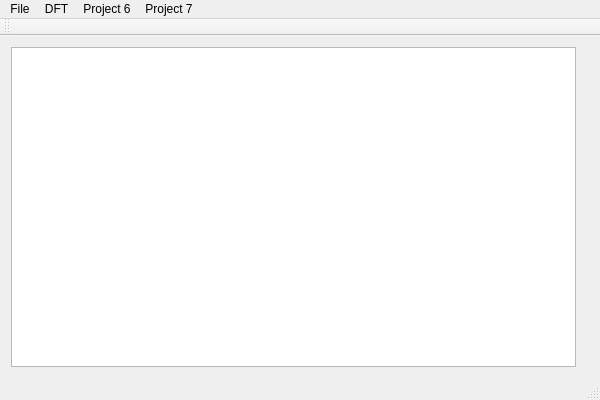
<?xml version="1.0" encoding="UTF-8"?>
<ui version="4.0">
 <class>MainWindow</class>
 <widget class="QMainWindow" name="MainWindow">
  <property name="geometry">
   <rect>
    <x>0</x>
    <y>0</y>
    <width>600</width>
    <height>400</height>
   </rect>
  </property>
  <property name="sizePolicy">
   <sizepolicy hsizetype="MinimumExpanding" vsizetype="MinimumExpanding">
    <horstretch>0</horstretch>
    <verstretch>0</verstretch>
   </sizepolicy>
  </property>
  <property name="windowTitle">
   <string>MainWindow</string>
  </property>
  <widget class="QWidget" name="centralWidget">
   <layout class="QHBoxLayout" name="horizontalLayout">
    <item>
     <layout class="QVBoxLayout" name="verticalLayout">
      <item>
       <widget class="QPlainTextEdit" name="plainTextEdit"/>
      </item>
     </layout>
    </item>
    <item>
     <widget class="QLabel" name="imageLabel">
      <property name="text">
       <string/>
      </property>
     </widget>
    </item>
   </layout>
  </widget>
  <widget class="QToolBar" name="mainToolBar">
   <attribute name="toolBarArea">
    <enum>TopToolBarArea</enum>
   </attribute>
   <attribute name="toolBarBreak">
    <bool>false</bool>
   </attribute>
  </widget>
  <widget class="QStatusBar" name="statusBar"/>
  <widget class="QMenuBar" name="menuBar">
   <property name="geometry">
    <rect>
     <x>0</x>
     <y>0</y>
     <width>600</width>
     <height>25</height>
    </rect>
   </property>
   <widget class="QMenu" name="menuHi_Buddy">
    <property name="title">
     <string>File</string>
    </property>
    <addaction name="actionOpen"/>
    <addaction name="separator"/>
    <addaction name="actionQuit"/>
   </widget>
   <widget class="QMenu" name="menuDFT">
    <property name="title">
     <string>DFT</string>
    </property>
    <widget class="QMenu" name="menuPart_A">
     <property name="title">
      <string>Part A</string>
     </property>
     <addaction name="actionSine_wave"/>
     <addaction name="actionCosine_wave"/>
     <addaction name="actionSummed_sine_cosine"/>
     <addaction name="actionSignal_from_file"/>
    </widget>
    <addaction name="menuPart_A"/>
   </widget>
   <widget class="QMenu" name="menuProject_6">
    <property name="title">
     <string>Project 6</string>
    </property>
    <addaction name="actionGenerate_sinusoid_image"/>
   </widget>
   <widget class="QMenu" name="menuProject_8">
    <property name="title">
     <string>Project 7</string>
    </property>
    <addaction name="action1D_Low_Pass"/>
   </widget>
   <addaction name="menuHi_Buddy"/>
   <addaction name="menuDFT"/>
   <addaction name="menuProject_6"/>
   <addaction name="menuProject_8"/>
  </widget>
  <action name="actionOpen">
   <property name="text">
    <string>Open</string>
   </property>
  </action>
  <action name="actionQuit">
   <property name="text">
    <string>Exit</string>
   </property>
  </action>
  <action name="actionSine_wave">
   <property name="text">
    <string>sine wave</string>
   </property>
  </action>
  <action name="actionCosine_wave">
   <property name="text">
    <string>cosine wave</string>
   </property>
  </action>
  <action name="actionSummed_sine_cosine">
   <property name="text">
    <string>summed sine cosine</string>
   </property>
  </action>
  <action name="actionSignal_from_file">
   <property name="text">
    <string>signal from file...</string>
   </property>
  </action>
  <action name="actionGenerate_sinusoid_image">
   <property name="text">
    <string>Generate sinusoid image...</string>
   </property>
  </action>
  <action name="action1D_Low_Pass">
   <property name="text">
    <string>1D Low Pass</string>
   </property>
  </action>
 </widget>
 <layoutdefault spacing="6" margin="11"/>
 <resources/>
 <connections>
  <connection>
   <sender>actionQuit</sender>
   <signal>triggered()</signal>
   <receiver>MainWindow</receiver>
   <slot>close()</slot>
   <hints>
    <hint type="sourcelabel">
     <x>-1</x>
     <y>-1</y>
    </hint>
    <hint type="destinationlabel">
     <x>299</x>
     <y>199</y>
    </hint>
   </hints>
  </connection>
 </connections>
</ui>
